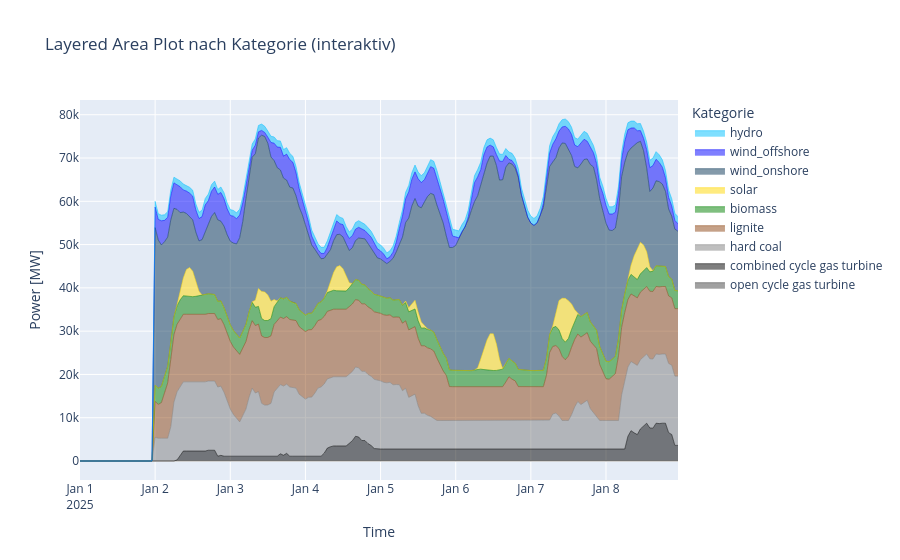

Notebook source saved alongside this figure:
### Code cell
import plotly.graph_objects as go

query = f"SELECT * FROM unit_dispatch where simulation = '{scenario}_{study_case}'"
dispatch_df = pd.read_sql(query, db)
dispatch_df = dispatch_df.drop_duplicates(subset=["time", "unit"], keep="first")
dispatch_df = dispatch_df.sort_values("time")

dispatch_df["time"] = pd.to_datetime(dispatch_df["time"])
dispatch_df["date"] = dispatch_df["time"].dt.date

dispatch_df = pd.merge(dispatch_df, pp_meta_df[['index','technology']], left_on="unit", right_on="index")

category_power = (
    dispatch_df.groupby(["time", "technology"])["power"].sum().unstack(fill_value=0)
)

unit_colors = {
    'wind_onshore':  "#0b3757",
    'wind_offshore': "blue",
    'solar':         "#ffd700",
    'hydro':         "#00bfff",
    'biomass':       "green",
    'lignite':       "#8B4513",
    'hard coal':     "grey",
    'combined cycle gas turbine': "black",
    'open cycle gas turbine':     "#444444",
}

category_power_no_demand = category_power.drop(columns="demand", errors="ignore")

layer_order = [
    'open cycle gas turbine', 'combined cycle gas turbine', 'hard coal', 'lignite',
    'biomass', 'solar', 'wind_onshore', 'wind_offshore', 'hydro',
]

fig = go.Figure()
bottom = np.zeros(len(category_power_no_demand))

for cat in layer_order:
    if cat not in category_power_no_demand.columns:
        continue
    vals = category_power_no_demand[cat].values
    fig.add_trace(
        go.Scatter(
            x=category_power_no_demand.index,
            y=bottom + vals,
            mode="lines",
            line=dict(width=0.5, color=unit_colors.get(cat, "#cccccc")),
            fill="tonexty",
            name=cat,
            customdata=vals,                          # individuelle Werte
            hovertemplate=f"<b>{cat}</b>: %{{customdata:.0f}} MW<extra></extra>",
        )
    )
    bottom += vals

fig.update_layout(
    title="Layered Area Plot nach Kategorie (interaktiv)",
    xaxis_title="Time",
    yaxis_title="Power [MW]",
    legend_title="Kategorie",
    hovermode="x unified",
)
fig.show()

### Figure 1 — Plotly figure (JSON) as saved in the notebook; plotly's stock layout.template omitted (floating-point values rounded to 4 significant figures; data arrays with more than 128 entries replaced by an {"elided": "..."} marker saying what was removed)
{"data": [{"customdata": {"elided": "192 int values"}, "fill": "tonexty", "hovertemplate": "<b>open cycle gas turbine</b>: %{customdata:.0f} MW<extra></extra>", "line": {"color": "#444444", "width": 0.5}, "mode": "lines", "name": "open cycle gas turbine", "type": "scatter", "x": {"elided": "192 str values"}, "y": {"elided": "192 int values"}}, {"customdata": {"elided": "192 float values"}, "fill": "tonexty", "hovertemplate": "<b>combined cycle gas turbine</b>: %{customdata:.0f} MW<extra></extra>", "line": {"color": "black", "width": 0.5}, "mode": "lines", "name": "combined cycle gas turbine", "type": "scatter", "x": {"elided": "192 str values"}, "y": {"elided": "192 float values"}}, {"customdata": {"elided": "192 float values"}, "fill": "tonexty", "hovertemplate": "<b>hard coal</b>: %{customdata:.0f} MW<extra></extra>", "line": {"color": "grey", "width": 0.5}, "mode": "lines", "name": "hard coal", "type": "scatter", "x": {"elided": "192 str values"}, "y": {"elided": "192 float values"}}, {"customdata": {"elided": "192 float values"}, "fill": "tonexty", "hovertemplate": "<b>lignite</b>: %{customdata:.0f} MW<extra></extra>", "line": {"color": "#8B4513", "width": 0.5}, "mode": "lines", "name": "lignite", "type": "scatter", "x": {"elided": "192 str values"}, "y": {"elided": "192 float values"}}, {"customdata": {"elided": "192 float values"}, "fill": "tonexty", "hovertemplate": "<b>biomass</b>: %{customdata:.0f} MW<extra></extra>", "line": {"color": "green", "width": 0.5}, "mode": "lines", "name": "biomass", "type": "scatter", "x": {"elided": "192 str values"}, "y": {"elided": "192 float values"}}, {"customdata": {"elided": "192 float values"}, "fill": "tonexty", "hovertemplate": "<b>solar</b>: %{customdata:.0f} MW<extra></extra>", "line": {"color": "#ffd700", "width": 0.5}, "mode": "lines", "name": "solar", "type": "scatter", "x": {"elided": "192 str values"}, "y": {"elided": "192 float values"}}, {"customdata": {"elided": "192 float values"}, "fill": "tonexty", "hovertemplate": "<b>wind_onshore</b>: %{customdata:.0f} MW<extra></extra>", "line": {"color": "#0b3757", "width": 0.5}, "mode": "lines", "name": "wind_onshore", "type": "scatter", "x": {"elided": "192 str values"}, "y": {"elided": "192 float values"}}, {"customdata": {"elided": "192 float values"}, "fill": "tonexty", "hovertemplate": "<b>wind_offshore</b>: %{customdata:.0f} MW<extra></extra>", "line": {"color": "blue", "width": 0.5}, "mode": "lines", "name": "wind_offshore", "type": "scatter", "x": {"elided": "192 str values"}, "y": {"elided": "192 float values"}}, {"customdata": {"elided": "192 float values"}, "fill": "tonexty", "hovertemplate": "<b>hydro</b>: %{customdata:.0f} MW<extra></extra>", "line": {"color": "#00bfff", "width": 0.5}, "mode": "lines", "name": "hydro", "type": "scatter", "x": {"elided": "192 str values"}, "y": {"elided": "192 float values"}}], "layout": {"hovermode": "x unified", "legend": {"title": {"text": "Kategorie"}}, "title": {"text": "Layered Area Plot nach Kategorie (interaktiv)"}, "xaxis": {"title": {"text": "Time"}}, "yaxis": {"title": {"text": "Power [MW]"}}}}
